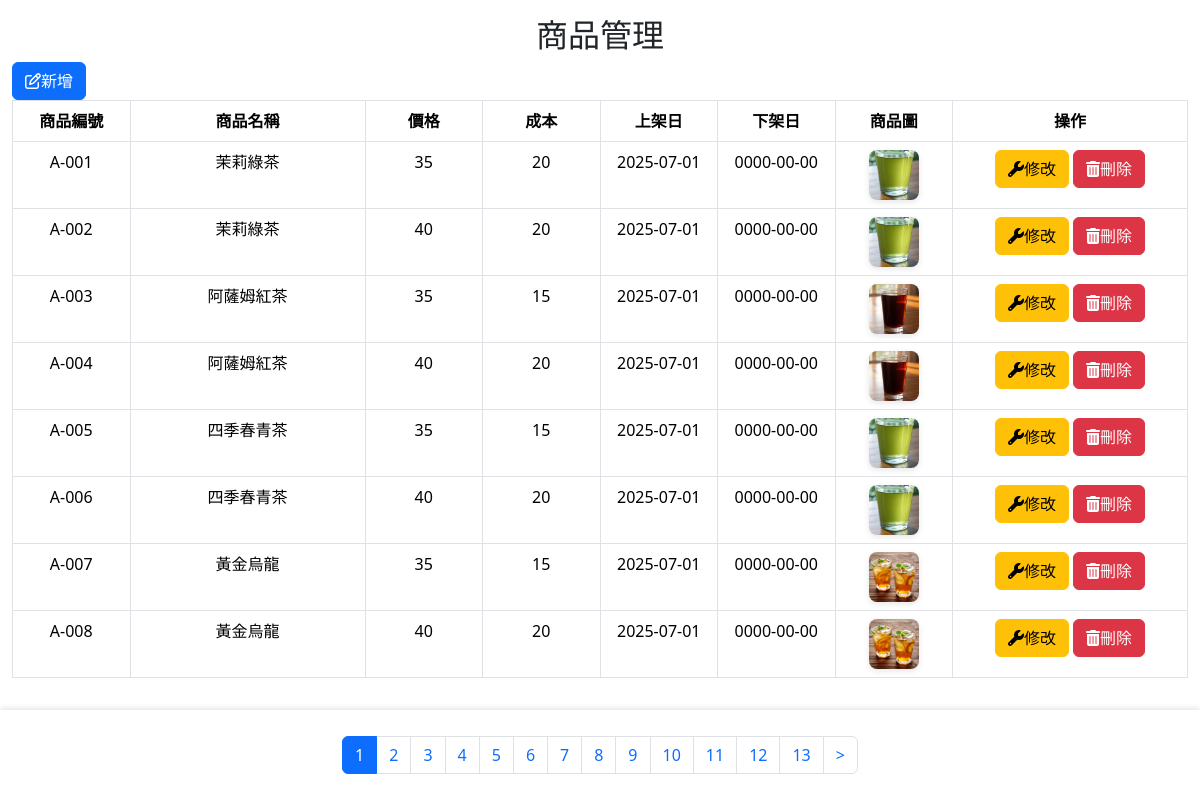
Screenshot of /backend/items.php with the database file from the repository.
### tables this page shows
CREATE TABLE `items` (
  `id` int(10) UNSIGNED NOT NULL,
  `item_no` text NOT NULL,
  `item_name` text NOT NULL,
  `price` int(10) UNSIGNED NOT NULL,
  `cost` int(10) UNSIGNED DEFAULT NULL,
  `img` text NOT NULL,
  `bg_date` date DEFAULT NULL,
  `ed_date` date DEFAULT NULL,
  `created_time` date NOT NULL DEFAULT current_timestamp(),
  `updated_time` timestamp NOT NULL DEFAULT current_timestamp() ON UPDATE current_timestamp()
);

### api/db.php (called while the page is built, shortened)
<?php
class DB{
  private $dsn="mysql:host=localhost;dbname=tieat;charset=utf8";
  private $pdo;
  private $table;
  function __construct($table)
  {
    $this->table=$table;
    $this->pdo=new PDO($this->dsn,'root','');
  }
  function all(...$arg){
   $sql="select * from $this->table ";
   if(isset($arg[0])){
     if(is_array($arg[0])){
        $tmp=$this->arraytosql($arg[0]);
        $sql.=" where ".join(" and ",$tmp);
     }else{
        $sql.=$arg[0];
     }
   }
   return $this->pdo->query($sql)->fetchAll(PDO::FETCH_ASSOC);
  }
}
?>

### backend/items.php (the view, shortened to what this page needs)
<?php
 include_once "../api/db.php";
?>
<!DOCTYPE html>
<html lang="en">
<head>
    <link rel="stylesheet" href="https://cdnjs.cloudflare.com/ajax/libs/bootstrap/5.3.7/css/bootstrap.min.css"
 />
</head>
<body>
    <?php include 'bd_header.php';?>
    <main>
        <div class="container-fluid mt-3">
            <h2 class="text-center">商品管理</h2>
            <?php $table='items'?>
            <div class='btns'><a class="btn btn-primary" href="add_items.php?table=<?=$table;?>"><i
                        class="fa-regular fa-pen-to-square"></i>新增</a>
            </div>
            <table class="table table-bordered table-hover table-fixed">
                <thead>
                    <tr>
                        <th style="width: 10%;">商品編號</th>
                        <th style="width: 20%;">商品名稱</th>
                        <th style="width: 10%;">價格</th>
                        <th style="width: 10%;">成本</th>
                        <th style="width: 10%;">上架日</th>
                        <th style="width: 10%;">下架日</th>
                        <th style="width: 10%;">商品圖</th>
                        <th style="width: 20%;">操作</th>
                    </tr>
                </thead>
                <tbody>
                    <?php
                     $all=count(${ucfirst($table)}->all());
                     $div=8;
                     $pages=ceil($all/$div);
                     $now=$_GET['p']??1;
                     $start=($now-1)*$div;
                     $rows=${ucfirst($table)}->all(" limit $start,$div");
                     foreach ($rows as $row):
                    ?>
                    <tr>
                        <td><?=$row['item_no'];?></td>
                        <td><?=$row['item_name'];?></td>
                        <td><?=$row['price'];?></td>
                        <td><?=$row['cost'];?></td>
                        <td><?=$row['bg_date'];?></td>
                        <td><?=$row['ed_date'];?></td>
                        <td>
                            <img src="../images/<?=$row['img'];?>" style='max-width: 200px; max-height: 200px;'>
                        </td>
                        <td>
                            <a class="btn btn-warning" href="update_items.php?id=<?=$row['id'];?>&table=<?=$table;?>">
                                <i class="fa-solid fa-wrench"></i>修改</a>
                            <a class="btn btn-danger" href="../api/delete.php?id=<?=$row['id'];?>&table=<?=$table;?>"><i
                                    class="fa-solid fa-trash-can"></i>刪除</a>
                        </td>
                    </tr>
                    <?php
                    endforeach;
                    ?>
                </tbody>
            </table>
            <div class="fixed-footer">
                <div class="container mt-3">
                    <ul class="pagination justify-content-center">
                        <?php for($i=1;$i<=$pages;$i++): ?>
                         <li class="page-item <?=($now==$i)?'active':'';?>"><a class="page-link"
                                href="?p=<?=$i;?>"><?=$i;?></a></li>
                        <?php endfor;?>
                        <?php if($now+1<=$pages):?>
                         <li class="page-item"><a class="page-link" href="?p=<?=$now+1;?>">></a></li>
                        <?php endif ;?>
                    </ul>
                </div>
            </div>
        </div>
    </main>
</body>
</html>

### backend/items.php (style rules this page uses)
main { margin-bottom: 80px; }
img { width: 50px; height: 50px; object-fit: cover; border-radius: 8px; box-shadow: 0 2px 6px rgba(0, 0, 0, 0.1); }
.fixed-footer { position: fixed; bottom: 0; left: 0; width: 100%; background: #fff; padding: 10px 0; box-shadow: 0 -2px 5px rgba(0, 0, 0, 0.1); z-index: 100; }
.table-fixed { table-layout: fixed; width: 100%; }
.table-fixed th, .table-fixed td { white-space: nowrap; overflow: hidden; text-overflow: ellipsis; }
th, td { text-align:center; }

### rows the page displays
items: item_no "A-001", item_name "茉莉綠茶", price "35", cost "20", bg_date "2025-07-01", ed_date "0000-00-00", img (picture)
items: item_no "A-002", item_name "茉莉綠茶", price "40", cost "20", bg_date "2025-07-01", ed_date "0000-00-00", img (picture)
items: item_no "A-003", item_name "阿薩姆紅茶", price "35", cost "15", bg_date "2025-07-01", ed_date "0000-00-00", img (picture)
items: item_no "A-004", item_name "阿薩姆紅茶", price "40", cost "20", bg_date "2025-07-01", ed_date "0000-00-00", img (picture)
items: item_no "A-005", item_name "四季春青茶", price "35", cost "15", bg_date "2025-07-01", ed_date "0000-00-00", img (picture)
items: item_no "A-006", item_name "四季春青茶", price "40", cost "20", bg_date "2025-07-01", ed_date "0000-00-00", img (picture)
items: item_no "A-007", item_name "黃金烏龍", price "35", cost "15", bg_date "2025-07-01", ed_date "0000-00-00", img (picture)
items: item_no "A-008", item_name "黃金烏龍", price "40", cost "20", bg_date "2025-07-01", ed_date "0000-00-00", img (picture)
